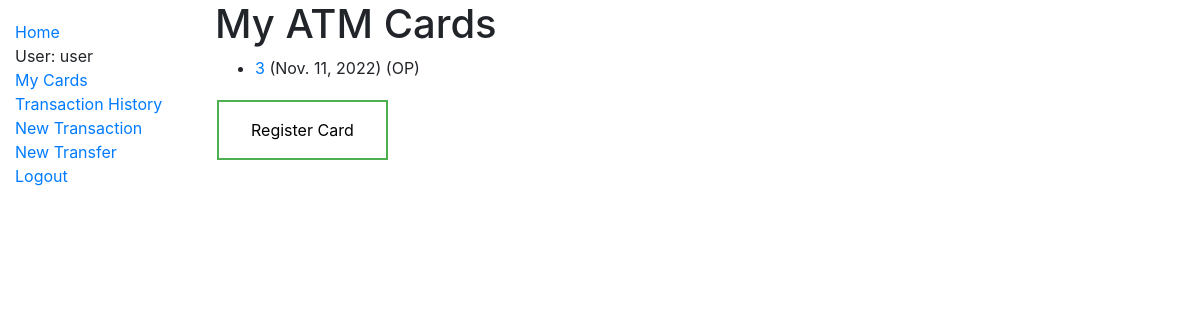
Page /user/mycards/ (signed in) on the earlier database version.
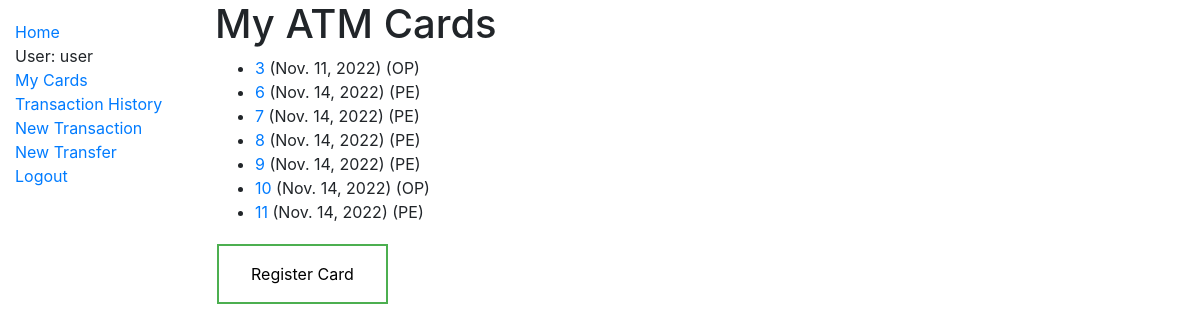
Same page on the later database version.
### user/models.py (models this page shows, shortened)
class Card(models.Model):
    date_of_issue = models.DateField(auto_now=True, help_text="Date that ATM Card was Issued.", )
    expiry_date = models.DateField(default=datetime.now() + timedelta(days=730),
                                   help_text="Date upon which ATM card expires. Defaults to two years from date of "
                                             "issue", )
    OPEN = 'OP'
    CLOSED = 'CL'
    PENDING = 'PE'
    CARD_STATUS_CHOICES = (
        (OPEN, 'Open'),
        (CLOSED, 'Closed'),
        (PENDING, 'Pending'),
    )
    card_status = models.CharField(max_length=6, choices=CARD_STATUS_CHOICES, default=PENDING,
                                   help_text="Status of ATM Card. Card can either be Open or Closed. "
                                             "Pending means that card has been submitted by a user, but not yet "
                                             "approved by an admin.", )
    owner_id = models.ForeignKey(User, on_delete=models.PROTECT, help_text="Card holder's account.", )
    @property
    def is_expired(self):
        if self.expiry_date and datetime.now().date() > self.expiry_date:
            return True
        return False

### user/views.py (the view)
# urls.py: path('mycards/', views.OwnedCardsByUserListView.as_view(), name='my-cards'),
class OwnedCardsByUserListView(LoginRequiredMixin, generic.ListView):
    model = Card
    template_name = 'user/card_list_borrowed_user.html'
    paginate_by = 10
    def get_queryset(self):
        return Card.objects.filter(owner_id=self.request.user).order_by('date_of_issue')

### user/templates/user/card_list_borrowed_user.html
{% extends "base_generic.html" %}
{% block content %}
    <h1>My ATM Cards</h1>
    {% if card_list %}
    <ul>
      {% for card in card_list %}
      <li class="{% if card.is_expired %}text-danger{% endif %}">
        <a href="{% url 'card_detail' card.id %}">{{card.id}}</a> ({{ card.expiry_date }}) ({{ card.card_status }})
      </li>
      {% endfor %}
    </ul>
    {% else %}
      <p>You do not own any ATM Cards.</p>
    {% endif %}
    <form action="/user/confirmcard">
        <input class='button button1' type="submit" value="Register Card" />
    </form>
{% endblock %}

### user/templates/base_generic.html (shortened to what this page needs)
<!DOCTYPE html>
<html lang="en">
<head>
  <link rel="stylesheet" href="https://stackpath.bootstrapcdn.com/bootstrap/4.1.3/css/bootstrap.min.css">
  {% load static %}
  <link rel="stylesheet" href="{% static 'css/styles.css' %}">
</head>
<body>
  <div class="container-fluid">
    <div class="row">
      <div class="col-sm-2">
      {% block sidebar %}
        <ul class="sidebar-nav">
          <li><a href="{% url 'index' %}">Home</a></li>
            {% if user.is_authenticated %}
                <li>User: {{ user.get_username }}</li>
                <li><a href="{% url 'my-cards' %}">My Cards</a></li>
                <li><a href="{% url 'my-transactions' %}">Transaction History</a></li>
                <li><a href="{% url 'transaction' %}">New Transaction</a></li>
                <li><a href="{% url 'transfer' %}">New Transfer</a></li>
                <li><a href="{% url 'logout'%}?next={{request.path}}">Logout</a></li>
            {% else %}
                <li><a href="{% url 'login'%}?next={{request.path}}">Login</a></li>
                <li><a href="{% url 'register'%}?next={{request.path}}">Register</a></li>
   {% endif %}
        </ul>
     {% endblock %}
      </div>
      <div class="col-sm-10 ">{% block content %}{% endblock %}</div>
    </div>
  </div>
</body>
</html>

### user/static/css/styles.css (style rules this page uses)
.sidebar-nav { margin-top: 20px; padding: 0; list-style: none; }
.button { border: none; color: white; padding: 16px 32px; text-align: center; text-decoration: none; display: inline-block; font-size: 16px; margin: 4px 2px; transition-duration: 0.4s; cursor: pointer; }
.button1 { background-color: white; color: black; border: 2px solid #4CAF50; }

Differences in the rows shown:
added Card: id "6", expiry_date "Nov. 14, 2022", card_status "PE"
added Card: id "7", expiry_date "Nov. 14, 2022", card_status "PE"
added Card: id "8", expiry_date "Nov. 14, 2022", card_status "PE"
added Card: id "9", expiry_date "Nov. 14, 2022", card_status "PE"
added Card: id "10", expiry_date "Nov. 14, 2022", card_status "OP"
added Card: id "11", expiry_date "Nov. 14, 2022", card_status "PE"
